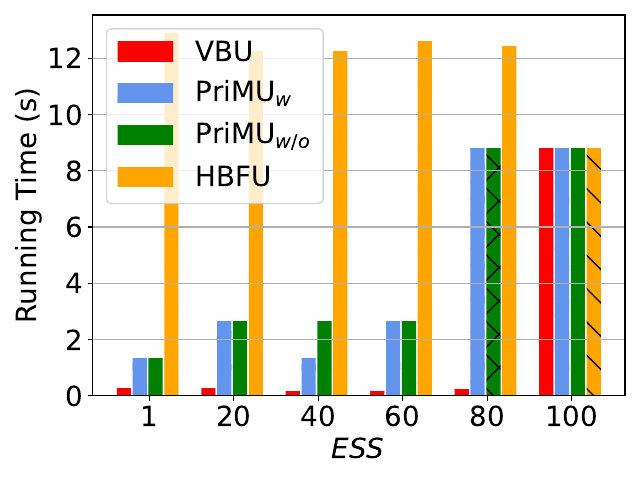

This chart was generated by the following Python code:
import matplotlib.pyplot as plt
import numpy as np

# user num = 50
labels = ['1', '20', '40', '60', '80', '100']
#unl_fr = [10*10*0.22 *5, 10*10*0.22*5, 10*10*0.22 *5, 10*10*0.22*5 , 10*10*0.22*5  , 10*10*0.22*5  ]

unl_hess_r = [516*20/6000*0.22*5 +2.2*5 , 338*20/6000*0.22*5 +2.2*5 , 338*20/6000*0.22*5 +2.2*5 , 439*20/6000*0.22*5 +2.2*5 , 389*20/6000*0.22*5 +2.2 *5, 1200*20/6000*0.22*2*5]
unl_br = [72*20/6000*0.22*5           , 72*20/6000*0.22   *5    , 43*20/6000*0.22 *5      , 45*20/6000*0.22*5, 59*20/6000*0.22*5, 1200*20/6000*0.22*2*5 ]


unl_vib = [180*20/6000*0.22*5   *2      , 360*20/6000*0.22  *2 *5   , 180*20/6000*0.22  *2 *5  , 360*20/6000*0.22 *2*5, 1200*20/6000*0.22*2*5, 1200*20/6000*0.22*2*5 ]
unl_self_r = [180*20/6000*0.22*5  *2    , 360*20/6000*0.22  *2  *5  , 360*20/6000*0.22  *2  *5  , 360*20/6000*0.22 *2*5, 1200*20/6000*0.22*2*5, 1200*20/6000*0.22*2*5]




x = np.arange(len(labels))  # the label locations
width = 0.6  # the width of the bars
# no_noise = np.around(no_noise,0)
# samping = np.around(samping,0)
# ldp = np.around(ldp,0)


plt.figure()
#plt.subplots(figsize=(8, 5.3))
#plt.bar(x - width / 2 - width / 8 + width / 8, unl_fr, width=0.168, label='Retrain', color='dodgerblue', hatch='/')
plt.bar(x - width / 2 - width / 8 + width / 8 , unl_br,   width=0.168, label='VBU', color='r', hatch='/')
plt.bar(x - width / 8 - width / 16, unl_vib, width=0.168, label='PriMU$_{w}$', color='cornflowerblue', hatch='*')
plt.bar(x + width / 8, unl_self_r, width=0.168, label='PriMU$_{w/o}$', color='g', hatch='x')
plt.bar(x + width / 2 - width / 8 + width / 16, unl_hess_r, width=0.168, label='HBFU', color='orange', hatch='\\')


# plt.bar(x - width / 2.5 ,  unl_br, width=width/3, label='VBU', color='orange', hatch='\\')
# plt.bar(x,unl_self_r, width=width/3, label='RFU-SS', color='g', hatch='x')
# plt.bar(x + width / 2.5,  unl_hess_r, width=width/3, label='HBU', color='tomato', hatch='-')


# Add some text for labels, title and custom x-axis tick labels, etc.
plt.ylabel('Running Time (s)', fontsize=20)
# ax.set_title('Performance of Different Users n')
plt.xticks(x, labels, fontsize=20)
# ax.set_xticklabels(labels,fontsize=15)

my_y_ticks = np.arange(0, 13.1, 2)
plt.yticks(my_y_ticks, fontsize=20)
# ax.set_yticklabels(my_y_ticks,fontsize=15)
plt.grid(axis='y')
plt.legend(loc='upper left', fontsize=20)
plt.xlabel('$\it{ESS}$' ,fontsize=20)
# ax.bar_label(rects1, padding=1)
# ax.bar_label(rects2, padding=3)
# ax.bar_label(rects3, padding=3)

plt.tight_layout()

plt.rcParams['figure.figsize'] = (2.0, 1)
plt.rcParams['image.interpolation'] = 'nearest'
plt.rcParams['figure.subplot.left'] = 0.11
plt.rcParams['figure.subplot.bottom'] = 0.08
plt.rcParams['figure.subplot.right'] = 0.977
plt.rcParams['figure.subplot.top'] = 0.969
plt.savefig('cifar10_rt_noise_analysis_bar.pdf', format='pdf', dpi=200)
plt.show()
